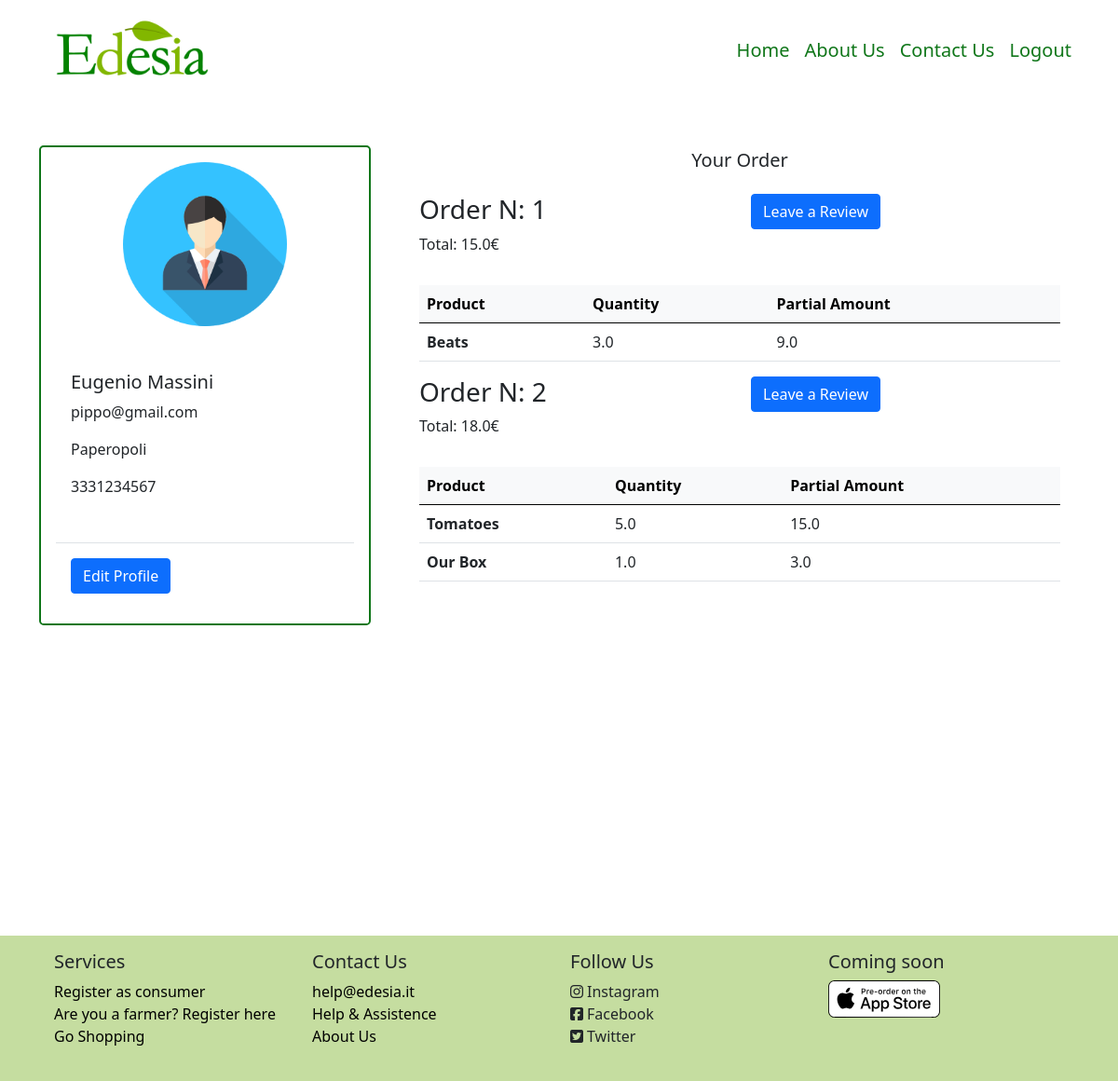
Page /consumer/1 (signed in) on the earlier database version.
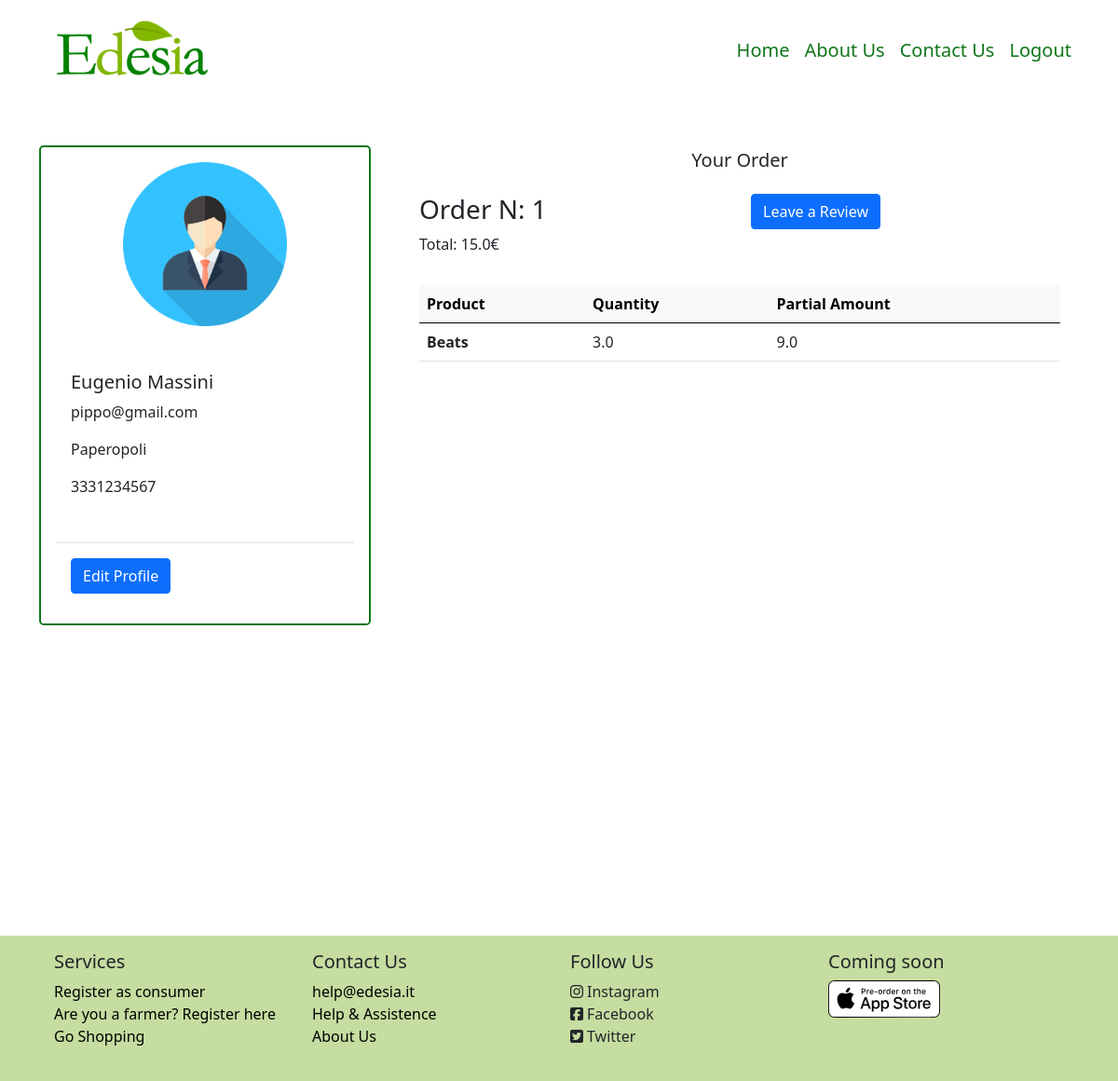
Same page on the later database version.
### model.py (models this page shows, shortened)
class Consumer(db.Model):
    id = db.Column(db.Integer, db.ForeignKey('user.id'), primary_key=True)
    consumer_name = db.Column(db.String(50), nullable=False)
    consumer_surname = db.Column(db.String(50), nullable=False)
    consumer_address = db.Column(db.String(50), nullable=False)
    consumer_phone = db.Column(db.String(12), nullable=False)
    __mapper_args__ = {
        'polymorphic_identity': 'consumer',
    }

class User (UserMixin, db.Model):
    id = db.Column(db.Integer, primary_key=True)  # Auto-incrementing
    email = db.Column(db.String(50), unique=True, nullable=False)
    name = db.Column(db.String(50), nullable=False)
    password_hash = db.Column(db.String(200), nullable=False)
    roleid = db.Column(db.Integer, db.ForeignKey('role.id'))
    type = db.Column(db.String(30))
    __mapper_args__ = {
        'polymorphic_identity': 'user',
        'polymorphic_on': type
    }

class Order (db.Model):
    id = db.Column(db.Integer, primary_key=True)
    consumer_id = db.Column(db.Integer, db.ForeignKey('consumer.id'))
    supplier_id = db.Column(db.Integer, db.ForeignKey('supplier.id'))
    status = db.Column(db.String)
    date = db.Column(db.Date)
    amount = db.Column(db.Float)
    pickup = db.Column(db.Boolean)

class OrderLine(db.Model):
    id = db.Column(db.Integer, primary_key=True)
    order_id = db.Column(db.Integer, db.ForeignKey('order.id'))
    supplier_id = db.Column(db.Integer, db.ForeignKey('supplier.id'))
    product_id = db.Column(db.Integer, db.ForeignKey('product.id'))
    product_name = db.Column(db.String)
    quantity = db.Column(db.Float)
    partial_amount = db.Column(db.Float)

### app.py (the view)
@app.route('/consumer/<int:id>')
@login_required
def consumer(id):
    consumer = Consumer.query.filter_by(id=id).first()
    user = User.query.filter_by(id=id).first()
    orders = Order.query.filter_by(consumer_id=id).all()
    l_order_cons =[]
    class OrderCons():
        def __init__(self, order, content):
            self.order = order
            self.content = content
    for o in orders:
        products = []
        lines = OrderLine.query.filter_by(order_id=o.id)
        for l in lines:
            products.append(l)
        l_order_cons.append(OrderCons(o, products))
    return render_template('Pages/profile/profile_consumer.html', consumer=consumer, user=user, orders=l_order_cons)

### model.py (called while the page is built)
@login_manager.user_loader
def load_user(user_id):
    return User.query.get(int(user_id))

### templates/Pages/profile/profile_consumer.html (shortened to what this page needs)
{% extends 'Components/base.html' %}
{% block body %}
    <div class="container-lg min-vh-100">
        <div class="row mt-5 mb-5">
            <div class="col-4">
                <div class="card m-auto rounded-3 border-2" id="cardProfileConsumer">
                    <img src="/static/images/avatar.png" class="card-img-top mt-3 mb-3 m-auto" style="width: 50%">
                    <div class="card-body m-3">
                        <h5 class="card-title">{{ consumer.consumer_name }} {{ consumer.consumer_surname }}</h5>
                        <p class="card-text">{{ user.email }}</p>
                        <p class="card-text">{{ consumer.consumer_address }}</p>
                        <p class="card-text">{{ consumer.consumer_phone }}</p>
                    </div>
                    <div class="card-body border-top m-3">
                        <button class="btn btn-primary">Edit Profile</button>
                    </div>
                </div>
            </div>
            <div class="col-8">
                <div class="container-fluid m-1">
                    <div class="row text-center">
                        <h5>Your Order</h5>
                    </div>
                    {% if orders %}
                    {% for order in orders %}
                    <div class="row row-cols-lg-2 mb-3 mt-3">
                        <div class="col">
                             <h3>Order N: {{ order.order.id }}</h3>
                            <p>Total: {{ order.order.amount }}€</p>
                        </div>
                    <div class="col">
                        <a class="btn btn-primary">Leave a Review</a>
                    </div>
                    </div>
                    <div class="table-responsive-lg">
                        <table class="table table-hover">
                            <thead class="table-light">
                                <tr>
                                    <th scope="col">Product</th>
                                    <th scope="col">Quantity</th>
                                    <th scope="col">Partial Amount</th>
                                </tr>
                            </thead>
                            <tbody>
                            {% for line in order.content %}
                                <tr>
                                    <th scope="row">{{ line.product_name }}</th>
                                    <td>{{line.quantity}}</td>
                                    <td>{{ line.partial_amount}}</td>
                                </tr>
                            {% endfor %}
                            </tbody>
                        </table>
                    </div>
                {% endfor %}
                {% else %}
                    <p>No orders found</p>
                {% endif %}
                </div>
            </div>
        </div>
    </div>
{% endblock %}

### templates/Components/base.html (shortened to what this page needs)
<!DOCTYPE html>
<html lang="en">
<head>
    {% block head %}
        <link href="/static/personal.css" rel="stylesheet">
        <link href="/static/bootstrap/css/bootstrap.css" rel="stylesheet">
    {% endblock %}
</head>
<body>
{% block navbar %}
    <nav class="navbar navbar-expand-lg">
        <div class="container-lg">
            <a class="navbar-brand" href="{{ url_for('homepage') }}">
                <img src="/static/images/logo_no_slogan.png" class="img-fluid ratio-21x9" width="200">
            </a>
            <div class="navbar-nav fs-5" id="navbarItem">
                <a class="nav-link"  href="{{ url_for('homepage') }}">Home</a>
                <a class="nav-link" href="{{ url_for('about_us') }}">About Us</a>
                <a class="nav-link" href="{{ url_for('contact_us') }}">Contact Us</a>
                {% if current_user.is_authenticated %}
                    <a class="nav-link" href="{{ url_for('logout') }}">Logout</a>
                {% else %}
                    <a class="nav-link" href="{{ url_for('registration', type_user='general') }}">Registration</a>
                    <a class="nav-link" href="{{ url_for('login') }}">Login</a>
                {% endif %}
            </div>
        </div>
    </nav>
{% endblock %}
{% block body %}
{% endblock %}
{% block footer %}
    <div class="container-fluid mt-5" style="background-color: #C5DDA0">
        <div class="container-lg" id="footer">
            <div class="row row-cols-md-4 p-3">
                <div class="col-md pb-1 m-auto navbar-light">
                    <h5>Services</h5>
                    <ul class="list-unstyled">
                        <li><a>Register as consumer</a></li>
                        <li><a >Are you a farmer? Register here</a></li>
                        <li><a href="#search">Go Shopping</a></li>
                    </ul>
                </div>
                 <div class="col-md pb-1 m-auto">
                    <h5>Contact Us</h5>
                    <ul class="list-unstyled">
                        <li><a href="mailto:help@edesia.it">help@edesia.it</a></li>
                        <li><a >Help & Assistence</a></li>
                        <li><a href="{{ url_for('about_us') }}">About Us</a></li>
                    </ul>
                </div>
                 <div class="col-md pb-1 m-auto">
                     <h5>Follow Us</h5>
                     <ul class="list-unstyled">
                         <li><i class="fab fa-instagram pe-1"></i>Instagram</li>
                         <li><i class="fab fa-facebook-square pe-1"></i>Facebook</li>
                         <li><i class="fab fa-twitter-square pe-1"></i>Twitter</li>
                     </ul>
                </div>
                 <div class="col-md pb-1">
                     <h5>Coming soon</h5>
                     <img src="/static/images/homepage/coming_soon_apple.svg" class="img-fluid">
                </div>
            </div>
        </div>
    </div>
{% endblock %}
</body>
</html>

### static/personal.css (style rules this page uses)
.nav-link { color: #0F7619; }
#footer a { text-decoration: none; color: black; }
#searchBar input, #cardResult, #cardProfileConsumer { border-color: #0F7619;; }

Differences in the rows shown:
removed Order: order.id "2", order.amount "18.0"
removed OrderLine: product_name "Tomatoes", quantity "5.0", partial_amount "15.0", shown under "2"
removed OrderLine: product_name "Our Box", quantity "1.0", partial_amount "3.0", shown under "2"
Other differences:
list line gone: "Order N: Total: € Leave a Review Product Quantity Partial Amount"
